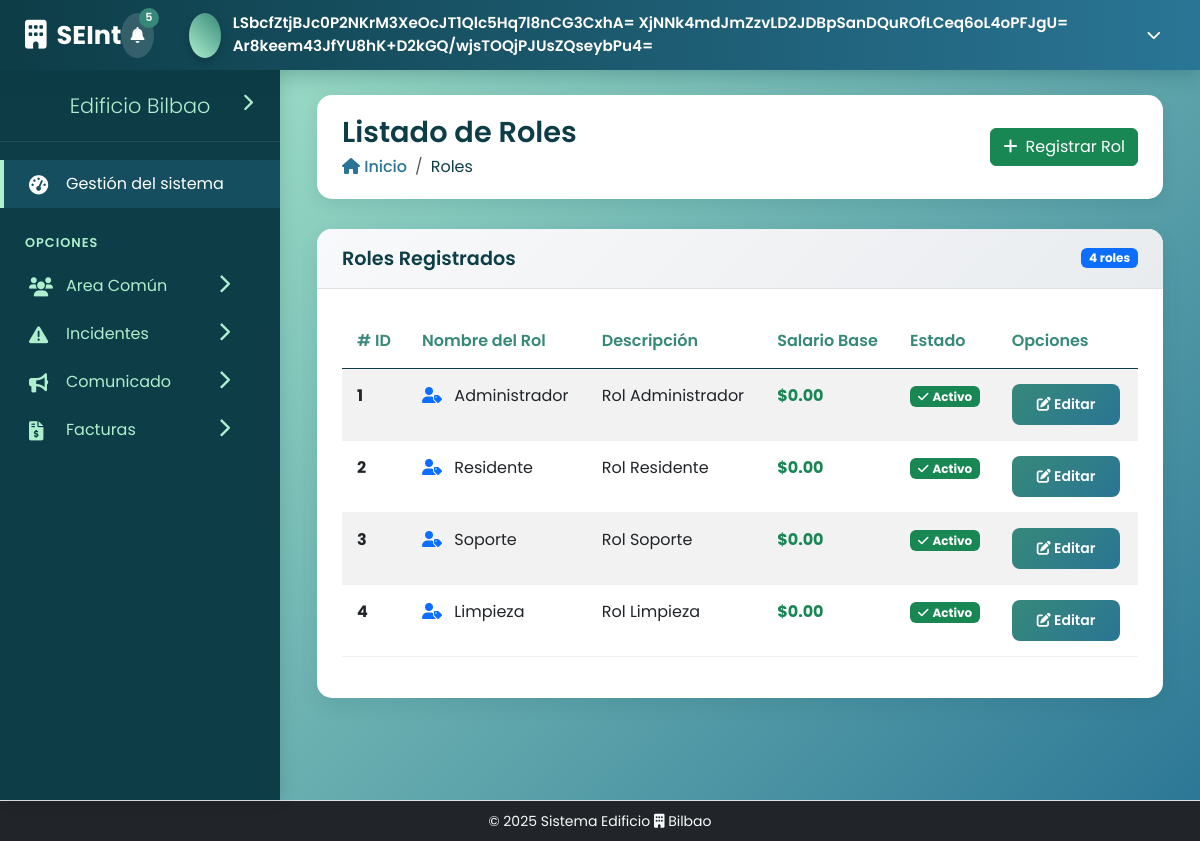
The app's page /public/controlador/RolControlador.php?action=listar (signed in) with its own data.
### tables this page shows
CREATE TABLE rol (
                     id_rol INT NOT NULL AUTO_INCREMENT PRIMARY KEY,
                     rol VARCHAR(150) NOT NULL,
                     descripcion TEXT DEFAULT NULL,
                     salario_base DECIMAL(10, 2) NOT NULL
);

### public/modelo/RolModelo.php (called while the page is built, shortened)
<?php
class RolModelo
{
    private $db;
    private $table_name = "rol";
    public function __construct($db)
    {
        $this->db = $db;
    }
    public function listarRoles(){
        $query = "SELECT * FROM ".$this->table_name;
        $stmt = $this->db->prepare($query);
        $stmt->execute();
        if($stmt->rowCount() > 0){
            return $stmt->fetchAll(PDO::FETCH_ASSOC);
        }
        return [];
    }
}

### public/vista/ListarRolVista.php (the view, shortened to what this page needs)
<?php include("../../includes/header.php");?>
    <div class="page-header fade-in">
        <div class="page-title">
            <h1>Listado de Roles</h1>
            <nav aria-label="breadcrumb">
                <ol class="breadcrumb">
                    <li class="breadcrumb-item"><a href="#"><i class="fas fa-home"></i> Inicio</a></li>
                    <li class="breadcrumb-item active" aria-current="page">Roles</li>
                </ol>
            </nav>
        </div>
        <div class="page-actions">
            <a href="../controlador/RolControlador.php?action=formularioRol" class="btn btn-success">
                <i class="fas fa-plus me-2"></i>Registrar Rol
            </a>
        </div>
    </div>
    <div class="row fade-in">
        <div class="col-12">
            <div class="content-box">
                <div class="content-box-header d-flex justify-content-between align-items-center">
                    <h5>Roles Registrados</h5>
                    <span class="badge bg-primary"><?php echo count($roles); ?> roles</span>
                </div>
                <div class="content-box-body">
                    <?php if (empty($roles)): ?>
                        <div class="text-center py-4">
                            <i class="fas fa-user-tag fa-3x text-muted mb-3"></i>
                            <p class="text-muted">No hay roles registrados</p>
                            <a href="../controlador/RolControlador.php?action=formularioRol" class="btn btn-success">
                                <i class="fas fa-user-plus me-2"></i>Registrar Primer Rol
                            </a>
                        </div>
                    <?php else: ?>
                        <div class="table-responsive">
                            <table class="table table-hover table-striped">
                                <thead>
                                <tr>
                                    <th># ID</th>
                                    <th>Nombre del Rol</th>
                                    <th>Descripción</th>
                                    <th>Salario Base</th>
                                    <th>Estado</th>
                                    <th>Opciones</th>
                                </tr>
                                </thead>
                                <tbody>
                                <?php foreach ($roles as $rol): ?>
                                    <tr>
                                        <td><strong><?php echo htmlspecialchars($rol['id_rol']); ?></strong></td>
                                        <td>
                                            <i class="fas fa-user-tag text-primary me-2"></i>
                                            <?php echo htmlspecialchars($rol['rol']); ?>
                                        </td>
                                        <td>
                                            <?php echo htmlspecialchars($rol['descripcion']); ?>
                                        </td>
                                        <td>
                                            <strong class="text-success">
                                                $<?php echo number_format($rol['salario_base'], 2); ?>
                                            </strong>
                                        </td>
                                        <td>
                                                <span class="badge bg-success">
                                                    <i class="fas fa-check me-1"></i>Activo
                                                </span>
                                        </td>
                                        <td>
                                            <button class="btn btn-warning btn-sm"
                                                    data-bs-toggle="modal"
                                                    data-bs-target="#editarRolModal"
                                                    data-id="<?php echo htmlspecialchars($rol['id_rol']); ?>"
                                                    data-nombre="<?php echo htmlspecialchars($rol['rol']); ?>"
                                                    data-descripcion="<?php echo htmlspecialchars($rol['descripcion']); ?>"
                                                    data-salario="<?php echo htmlspecialchars($rol['salario_base']); ?>"
                                                    title="Editar rol">
                                                <i class="fas fa-edit"></i> Editar
                                            </button>
                                        </td>
                                    </tr>
                                <?php endforeach; ?>
                                </tbody>
                            </table>
                        </div>
                    <?php endif; ?>
                </div>
            </div>
        </div>
    </div>
<?php include("../../includes/footer.php");?>

### includes/css/dashboard.css (style rules this page uses)
:root { --celeste: #afefce; --verde-suave: #99b6a0; --verde: #368979; --azul: #2a7595; --azul-oscuro: #0d3d47; --sidebar-width: 280px; --sidebar-collapsed-width: 70px; --header-height: 70px; --transition-speed: 0.3s; }
* { margin: 0; padding: 0; box-sizing: border-box; }
body { font-family: 'Poppins', sans-serif; background: linear-gradient(135deg, var(--celeste) 0%, var(--azul) 100%); color: #333; overflow-x: hidden; min-height: 100vh; }
.page-header { display: flex; justify-content: space-between; align-items: center; margin-bottom: 30px; background: white; padding: 20px 25px; border-radius: 15px; box-shadow: 0 5px 15px rgba(13, 61, 71, 0.1); }
.page-title h1 { font-weight: 600; color: var(--azul-oscuro); margin: 0; font-size: 1.8rem; }
.breadcrumb { background: none; padding: 0; margin: 5px 0 0; }
.breadcrumb-item a { color: var(--azul); text-decoration: none; font-weight: 500; }
.breadcrumb-item.active { color: var(--azul-oscuro); }
.content-box { background: white; border-radius: 15px; box-shadow: 0 8px 20px rgba(13, 61, 71, 0.1); margin-bottom: 30px; overflow: hidden; transition: all 0.3s; }
.content-box-header { padding: 18px 25px; border-bottom: 1px solid #f0f0f0; display: flex; justify-content: space-between; align-items: center; background: linear-gradient(to right, #f8f9fa, white); }
.content-box-header h5 { font-weight: 600; margin: 0; color: var(--azul-oscuro); font-size: 1.2rem; }
.content-box-body { padding: 25px; }
.table thead th { color:var(--verde); border-color: #0d3d47; font-weight: 600; padding: 15px; border-radius: 4%; }
.table tbody tr { transition: all 0.2s; }
.table tbody td { padding: 15px; border-color: #f0f0f0; }
.fade-in { animation: fadeIn 0.6s ease-in-out; }

### public/vista/ListarRolVista.php (style rules this page uses)
.btn-warning { background: linear-gradient(135deg, var(--verde) 0%, var(--azul) 100%); border: none; color: white; font-weight: 600; padding: 10px 25px; border-radius: 8px; transition: all 0.3s; }
.table th { border-top: none; font-weight: 600; color: var(--azul-oscuro); }
.content-box-header { background: linear-gradient(135deg, #f8f9fa 0%, #e9ecef 100%); border-bottom: 1px solid #dee2e6; }

### records on screen
rol: id_rol "1", rol "Administrador", descripcion "Rol Administrador", salario_base "0.00"
rol: id_rol "2", rol "Residente", descripcion "Rol Residente", salario_base "0.00"
rol: id_rol "3", rol "Soporte", descripcion "Rol Soporte", salario_base "0.00"
rol: id_rol "4", rol "Limpieza", descripcion "Rol Limpieza", salario_base "0.00"

### other values on screen
$_SESSION['nombre'] "LSbcfZtjBJc0P2NKrM3XeOcJT1Qlc5Hq7l8nCG3CxhA="
$_SESSION['apellido_paterno'] "XjNNk4mdJmZzvLD2JDBpSanDQuROfLCeq6oL4oPFJgU="
$_SESSION['apellido_materno'] "Ar8keem43JfYU8hK+D2kGQ/wjsTOQjPJUsZQseybPu4="
count($roles) "4"
